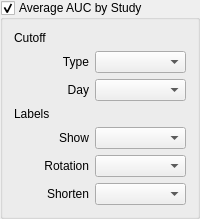
               <widget class="QGroupBox" name="groupBox_avg_auc_by_study">
                <property name="title">
                 <string>Average AUC by Study</string>
                </property>
                <property name="checkable">
                 <bool>true</bool>
                </property>
                <layout class="QVBoxLayout" name="verticalLayout_8">
                 <item>
                  <widget class="QLabel" name="label_42">
                   <property name="text">
                    <string>Cutoff</string>
                   </property>
                  </widget>
                 </item>
                 <item>
                  <layout class="QHBoxLayout" name="horizontalLayout_29">
                   <item>
                    <widget class="QLabel" name="label_48">
                     <property name="sizePolicy">
                      <sizepolicy hsizetype="Fixed" vsizetype="Preferred">
                       <horstretch>0</horstretch>
                       <verstretch>0</verstretch>
                      </sizepolicy>
                     </property>
                     <property name="minimumSize">
                      <size>
                       <width>75</width>
                       <height>0</height>
                      </size>
                     </property>
                     <property name="maximumSize">
                      <size>
                       <width>75</width>
                       <height>16777215</height>
                      </size>
                     </property>
                     <property name="text">
                      <string>Type</string>
                     </property>
                     <property name="alignment">
                      <set>Qt::AlignRight|Qt::AlignTrailing|Qt::AlignVCenter</set>
                     </property>
                    </widget>
                   </item>
                   <item>
                    <widget class="QComboBox" name="comboBox_avg_auc_by_study_type"/>
                   </item>
                  </layout>
                 </item>
                 <item>
                  <layout class="QHBoxLayout" name="horizontalLayout_avg_auc_by_study_day">
                   <item>
                    <widget class="QLabel" name="label_47">
                     <property name="sizePolicy">
                      <sizepolicy hsizetype="Fixed" vsizetype="Preferred">
                       <horstretch>0</horstretch>
                       <verstretch>0</verstretch>
                      </sizepolicy>
                     </property>
                     <property name="minimumSize">
                      <size>
                       <width>75</width>
                       <height>0</height>
                      </size>
                     </property>
                     <property name="maximumSize">
                      <size>
                       <width>75</width>
                       <height>16777215</height>
                      </size>
                     </property>
                     <property name="text">
                      <string>Day</string>
                     </property>
                     <property name="alignment">
                      <set>Qt::AlignRight|Qt::AlignTrailing|Qt::AlignVCenter</set>
                     </property>
                    </widget>
                   </item>
                   <item>
                    <widget class="QComboBox" name="comboBox_avg_auc_by_study_day"/>
                   </item>
                  </layout>
                 </item>
                 <item>
                  <widget class="QLabel" name="label_43">
                   <property name="text">
                    <string>Labels</string>
                   </property>
                  </widget>
                 </item>
                 <item>
                  <layout class="QHBoxLayout" name="horizontalLayout_30">
                   <item>
                    <widget class="QLabel" name="label_45">
                     <property name="sizePolicy">
                      <sizepolicy hsizetype="Fixed" vsizetype="Preferred">
                       <horstretch>0</horstretch>
                       <verstretch>0</verstretch>
                      </sizepolicy>
                     </property>
                     <property name="minimumSize">
                      <size>
                       <width>75</width>
                       <height>0</height>
                      </size>
                     </property>
                     <property name="maximumSize">
                      <size>
                       <width>75</width>
                       <height>16777215</height>
                      </size>
                     </property>
                     <property name="text">
                      <string>Show</string>
                     </property>
                     <property name="alignment">
                      <set>Qt::AlignRight|Qt::AlignTrailing|Qt::AlignVCenter</set>
                     </property>
                    </widget>
                   </item>
                   <item>
                    <widget class="QComboBox" name="comboBox_avg_auc_by_study_show"/>
                   </item>
                  </layout>
                 </item>
                 <item>
                  <layout class="QHBoxLayout" name="horizontalLayout_32">
                   <item>
                    <widget class="QLabel" name="label_44">
                     <property name="sizePolicy">
                      <sizepolicy hsizetype="Fixed" vsizetype="Preferred">
                       <horstretch>0</horstretch>
                       <verstretch>0</verstretch>
                      </sizepolicy>
                     </property>
                     <property name="minimumSize">
                      <size>
                       <width>75</width>
                       <height>0</height>
                      </size>
                     </property>
                     <property name="maximumSize">
                      <size>
                       <width>75</width>
                       <height>16777215</height>
                      </size>
                     </property>
                     <property name="text">
                      <string>Rotation</string>
                     </property>
                     <property name="alignment">
                      <set>Qt::AlignRight|Qt::AlignTrailing|Qt::AlignVCenter</set>
                     </property>
                    </widget>
                   </item>
                   <item>
                    <widget class="QComboBox" name="comboBox_avg_auc_by_study_rotation"/>
                   </item>
                  </layout>
                 </item>
                 <item>
                  <layout class="QHBoxLayout" name="horizontalLayout_31">
                   <item>
                    <widget class="QLabel" name="label_46">
                     <property name="sizePolicy">
                      <sizepolicy hsizetype="Fixed" vsizetype="Preferred">
                       <horstretch>0</horstretch>
                       <verstretch>0</verstretch>
                      </sizepolicy>
                     </property>
                     <property name="minimumSize">
                      <size>
                       <width>75</width>
                       <height>0</height>
                      </size>
                     </property>
                     <property name="maximumSize">
                      <size>
                       <width>75</width>
                       <height>16777215</height>
                      </size>
                     </property>
                     <property name="text">
                      <string>Shorten</string>
                     </property>
                     <property name="alignment">
                      <set>Qt::AlignRight|Qt::AlignTrailing|Qt::AlignVCenter</set>
                     </property>
                    </widget>
                   </item>
                   <item>
                    <widget class="QComboBox" name="comboBox_avg_auc_by_study_shorten"/>
                   </item>
                  </layout>
                 </item>
                </layout>
               </widget>
